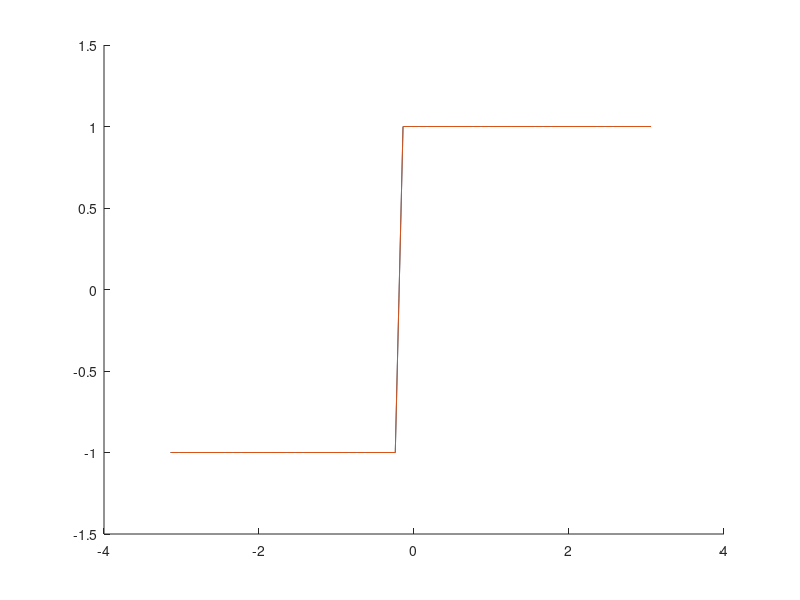

This figure's MATLAB source:
clc, clear, close all;

x = -pi:0.1:pi;
y = ones(size(x));
y(1:30) = -1;
y(31:60) = 1;

fft1 = fft(y);
rec1 = ifft(fft1);

figure(1)
hold on
plot(x,y)
plot(x,rec1)